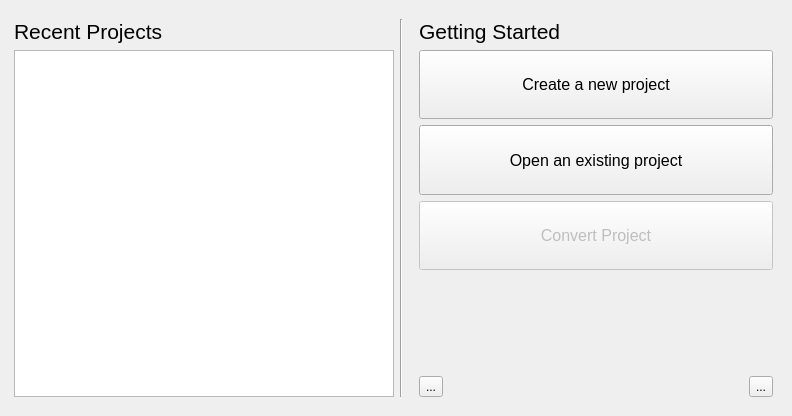
<?xml version="1.0" encoding="UTF-8"?>
<ui version="4.0">
 <class>NoggitProjectSelectionWindow</class>
 <widget class="QMainWindow" name="NoggitProjectSelectionWindow">
  <property name="windowModality">
   <enum>Qt::NonModal</enum>
  </property>
  <property name="geometry">
   <rect>
    <x>0</x>
    <y>0</y>
    <width>792</width>
    <height>416</height>
   </rect>
  </property>
  <property name="windowTitle">
   <string>Noggit Crimson Project Selection</string>
  </property>
  <property name="windowIcon">
   <iconset>
    <normalon>:/icon</normalon>
   </iconset>
  </property>
  <widget class="QWidget" name="centralwidget">
   <layout class="QVBoxLayout" name="verticalLayout_3">
    <item>
     <layout class="QHBoxLayout" name="horizontalLayout">
      <property name="topMargin">
       <number>10</number>
      </property>
      <property name="bottomMargin">
       <number>10</number>
      </property>
      <item>
       <spacer name="horizontalSpacer">
        <property name="orientation">
         <enum>Qt::Horizontal</enum>
        </property>
        <property name="sizeType">
         <enum>QSizePolicy::Fixed</enum>
        </property>
        <property name="sizeHint" stdset="0">
         <size>
          <width>5</width>
          <height>5</height>
         </size>
        </property>
       </spacer>
      </item>
      <item>
       <layout class="QVBoxLayout" name="verticalLayout_2">
        <item>
         <widget class="QLabel" name="label">
          <property name="sizePolicy">
           <sizepolicy hsizetype="Fixed" vsizetype="Fixed">
            <horstretch>0</horstretch>
            <verstretch>0</verstretch>
           </sizepolicy>
          </property>
          <property name="font">
           <font>
            <pointsize>16</pointsize>
           </font>
          </property>
          <property name="text">
           <string>Recent Projects</string>
          </property>
         </widget>
        </item>
        <item>
         <widget class="QListWidget" name="listView">
          <property name="sizePolicy">
           <sizepolicy hsizetype="Fixed" vsizetype="Preferred">
            <horstretch>0</horstretch>
            <verstretch>0</verstretch>
           </sizepolicy>
          </property>
          <property name="minimumSize">
           <size>
            <width>380</width>
            <height>0</height>
           </size>
          </property>
         </widget>
        </item>
       </layout>
      </item>
      <item>
       <widget class="Line" name="line">
        <property name="orientation">
         <enum>Qt::Vertical</enum>
        </property>
       </widget>
      </item>
      <item>
       <layout class="QVBoxLayout" name="verticalLayout">
        <property name="sizeConstraint">
         <enum>QLayout::SetFixedSize</enum>
        </property>
        <property name="leftMargin">
         <number>0</number>
        </property>
        <item>
         <layout class="QVBoxLayout" name="verticalLayout_4">
          <property name="leftMargin">
           <number>10</number>
          </property>
          <property name="rightMargin">
           <number>10</number>
          </property>
          <item>
           <widget class="QLabel" name="label_2">
            <property name="sizePolicy">
             <sizepolicy hsizetype="Preferred" vsizetype="Fixed">
              <horstretch>0</horstretch>
              <verstretch>0</verstretch>
             </sizepolicy>
            </property>
            <property name="font">
             <font>
              <pointsize>16</pointsize>
             </font>
            </property>
            <property name="acceptDrops">
             <bool>false</bool>
            </property>
            <property name="text">
             <string>Getting Started</string>
            </property>
            <property name="wordWrap">
             <bool>false</bool>
            </property>
           </widget>
          </item>
          <item>
           <widget class="QPushButton" name="button_create_new_project">
            <property name="sizePolicy">
             <sizepolicy hsizetype="Preferred" vsizetype="Preferred">
              <horstretch>0</horstretch>
              <verstretch>0</verstretch>
             </sizepolicy>
            </property>
            <property name="font">
             <font>
              <pointsize>12</pointsize>
             </font>
            </property>
            <property name="text">
             <string>Create a new project</string>
            </property>
            <property name="iconSize">
             <size>
              <width>64</width>
              <height>64</height>
             </size>
            </property>
            <property name="checkable">
             <bool>false</bool>
            </property>
           </widget>
          </item>
          <item>
           <widget class="QPushButton" name="button_open_existing_project">
            <property name="enabled">
             <bool>true</bool>
            </property>
            <property name="sizePolicy">
             <sizepolicy hsizetype="Preferred" vsizetype="Preferred">
              <horstretch>0</horstretch>
              <verstretch>0</verstretch>
             </sizepolicy>
            </property>
            <property name="font">
             <font>
              <pointsize>12</pointsize>
             </font>
            </property>
            <property name="acceptDrops">
             <bool>false</bool>
            </property>
            <property name="autoFillBackground">
             <bool>false</bool>
            </property>
            <property name="text">
             <string>Open an existing project</string>
            </property>
            <property name="iconSize">
             <size>
              <width>64</width>
              <height>64</height>
             </size>
            </property>
            <property name="checkable">
             <bool>false</bool>
            </property>
           </widget>
          </item>
          <item>
           <widget class="QPushButton" name="button_convert_project">
            <property name="enabled">
             <bool>false</bool>
            </property>
            <property name="sizePolicy">
             <sizepolicy hsizetype="Preferred" vsizetype="Preferred">
              <horstretch>0</horstretch>
              <verstretch>0</verstretch>
             </sizepolicy>
            </property>
            <property name="font">
             <font>
              <pointsize>12</pointsize>
             </font>
            </property>
            <property name="text">
             <string>Convert Project</string>
            </property>
            <property name="iconSize">
             <size>
              <width>64</width>
              <height>64</height>
             </size>
            </property>
            <property name="checkable">
             <bool>false</bool>
            </property>
           </widget>
          </item>
          <item>
           <spacer name="verticalSpacer">
            <property name="orientation">
             <enum>Qt::Vertical</enum>
            </property>
            <property name="sizeType">
             <enum>QSizePolicy::Fixed</enum>
            </property>
            <property name="sizeHint" stdset="0">
             <size>
              <width>20</width>
              <height>100</height>
             </size>
            </property>
           </spacer>
          </item>
          <item>
           <layout class="QHBoxLayout" name="horizontalLayout_2">
            <item>
             <widget class="QToolButton" name="changelog_button">
              <property name="text">
               <string>...</string>
              </property>
             </widget>
            </item>
            <item>
             <spacer name="horizontalSpacer_2">
              <property name="orientation">
               <enum>Qt::Horizontal</enum>
              </property>
              <property name="sizeType">
               <enum>QSizePolicy::Expanding</enum>
              </property>
              <property name="sizeHint" stdset="0">
               <size>
                <width>40</width>
                <height>20</height>
               </size>
              </property>
             </spacer>
            </item>
            <item>
             <widget class="QToolButton" name="settings_button">
              <property name="text">
               <string>...</string>
              </property>
             </widget>
            </item>
           </layout>
          </item>
         </layout>
        </item>
       </layout>
      </item>
     </layout>
    </item>
   </layout>
  </widget>
 </widget>
 <resources/>
 <connections/>
</ui>
